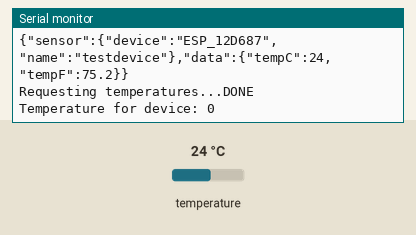
Bench run of a sketch on a simulated ESP8266 (NodeMCU). Shown: the last lines printed to the serial monitor. Inputs (shaded band) come from the test bench; at power-on: temperature 24 °C. WiFi joins after 1.5 s; servers stay silent unless stated; storage starts empty.

Above: at 2.8 s.
2.9 s: temperature set to 12 °C
At 3.05 s:
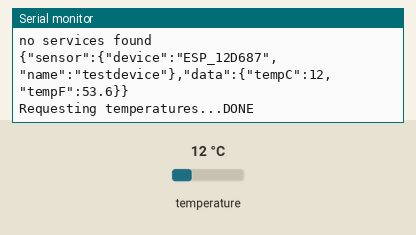
5.9 s: temperature set to 19 °C
At 5.98 s:
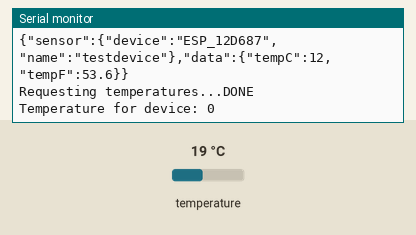
Timing chart, 0 to 8.9 s (numbered marks = the images above; inputs shaded):
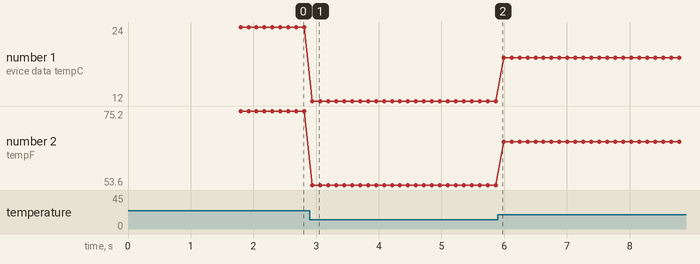

The sketch:

senso_huzzah_ds18b20.ino
```cpp
/*
  ESP8266 sensor post server

  This is an example of announcing and finding services.

  Instructions:
  - Update WiFi SSID and password as necessary.
  - Flash the sketch to ESP8266 boards
  - Used in conjuction with the sensorelay sofware at https://github.com/charles-d-burton/sensorelay will post data to the relay
 */

#include <ESP8266WiFi.h>
#include <ESP8266mDNS.h>
#include <ESP8266HTTPClient.h>
#include <OneWire.h>
#include <DallasTemperature.h>
#include <ArduinoJson.h>
#include <ESP8266TrueRandom.h>
#include "FS.h"

// Data wire is plugged into port 2 on the Arduino
#define ONE_WIRE_BUS 4
#define TEMPERATURE_PRECISION 9 // Lower resolution

// Setup a oneWire instance to communicate with any OneWire devices (not just Maxim/Dallas temperature ICs)
OneWire oneWire(ONE_WIRE_BUS);

// Pass our oneWire reference to Dallas Temperature.
DallasTemperature sensors(&oneWire);

int numberOfDevices; // Number of temperature devices found

DeviceAddress tempDeviceAddress; // We'll use this variable to store a found device address

const char* ssid     = "Ilikechicken";
const char* password = "******";
char hostString[16] = {0};
byte uuidNumber[16];

void setup() {
  Serial.begin(115200);
  delay(100);
  Serial.println("\r\nsetup()");
  getUUID();

  sprintf(hostString, "ESP_%06X", ESP.getChipId());
  Serial.print("Hostname: ");
  Serial.println(hostString);
  WiFi.hostname(hostString);

  WiFi.begin(ssid, password);
  while (WiFi.status() != WL_CONNECTED) {
    delay(250);
    Serial.print(".");
  }
  Serial.println("");
  Serial.print("Connected to ");
  Serial.println(ssid);
  Serial.print("IP address: ");
  Serial.println(WiFi.localIP());
  discoverRelay();
  setupSensors();
}

void discoverRelay() {
  if (!MDNS.begin(hostString)) {
    Serial.println("Error setting up MDNS responder!");
  }

  Serial.println("Sending mDNS query");
  int n = MDNS.queryService("sensorelay", "tcp"); // Send out query for esp tcp services
  Serial.println("mDNS query done");
  if (n == 0) {
    Serial.println("no services found");
  }
  else {
    Serial.print(n);
    Serial.println(" service(s) found");
    for (int i = 0; i < n; ++i) {
      // Print details for each service found
      Serial.print(i + 1);
      Serial.print(": ");
      Serial.print(MDNS.hostname(i));
      Serial.print(" (");
      Serial.print(MDNS.IP(i));
      Serial.print(":");
      Serial.print(MDNS.port(i));
      Serial.println(")");
    }
  }
  Serial.println();
}

void setupSensors() {
  // Start up the library
  sensors.begin();

  // Grab a count of devices on the wire
  numberOfDevices = sensors.getDeviceCount();

  // locate devices on the bus
  Serial.print("Locating devices...");

  Serial.print("Found ");
  Serial.print(numberOfDevices, DEC);
  Serial.println(" devices.");

  // report parasite power requirements
  Serial.print("Parasite power is: ");
  if (sensors.isParasitePowerMode()) Serial.println("ON");
  else Serial.println("OFF");

  // Loop through each device, print out address
  for(int i=0;i<numberOfDevices; i++)
  {
    // Search the wire for address
    if(sensors.getAddress(tempDeviceAddress, i))
  {
    Serial.print("Found device ");
    Serial.print(i, DEC);
    Serial.print(" with address: ");
    printAddress(tempDeviceAddress);
    Serial.println();

    Serial.print("Setting resolution to ");
    Serial.println(TEMPERATURE_PRECISION, DEC);

    // set the resolution to TEMPERATURE_PRECISION bit (Each Dallas/Maxim device is capable of several different resolutions)
    sensors.setResolution(tempDeviceAddress, TEMPERATURE_PRECISION);

     Serial.print("Resolution actually set to: ");
    Serial.print(sensors.getResolution(tempDeviceAddress), DEC);
    Serial.println();
  }else{
    Serial.print("Found ghost device at ");
    Serial.print(i, DEC);
    Serial.print(" but could not detect address. Check power and cabling");
  }
  }
}

void loop() {
  // call sensors.requestTemperatures() to issue a global temperature
  // request to all devices on the bus
  Serial.print("Requesting temperatures...");
  sensors.requestTemperatures(); // Send the command to get temperatures
  Serial.println("DONE");


  // Loop through each device, print out temperature data
  for(int i=0;i<numberOfDevices; i++)
  {
    // Search the wire for address
    if(sensors.getAddress(tempDeviceAddress, i))
  {
    // Output the device ID
    Serial.print("Temperature for device: ");
    Serial.println(i,DEC);

    // It responds almost immediately. Let's print out the data
    printTemperature(tempDeviceAddress); // Use a simple function to print out the data
  }
  //else ghost device! Check your power requirements and cabling

  }
  //delay(1000);

}

// function to print the temperature for a device
void printTemperature(DeviceAddress deviceAddress)
{
  float tempC = sensors.getTempC(deviceAddress);
  StaticJsonBuffer<256> jsonBuffer;
  JsonObject& root = jsonBuffer.createObject();
  JsonObject& sensor = root.createNestedObject("sensor");
  sensor["device"] = hostString;
  sensor["name"] = "testdevice";
  JsonObject& data = root.createNestedObject("data");
  data["tempC"] = tempC;
  data["tempF"] = DallasTemperature::toFahrenheit(tempC);
  char buffer[256];
  root.printTo(buffer, sizeof(buffer));
  updateRelay(buffer);
  root.printTo(Serial);
  Serial.println();

}

void updateRelay(char* message) {
  int n = MDNS.queryService("sensorelay", "tcp"); // Send out query for esp tcp services
  if (n == 0) {
    Serial.println("no services found");
  }
  else {
    Serial.print(n);
    Serial.println(" service(s) found");
    for (int i = 0; i < n; ++i) {
      String url = "http://";
      url.concat(MDNS.IP(i).toString());
      url.concat(":");
      String port = String(MDNS.port(i));
      url.concat(port);
      url.concat("/reading");
      HTTPClient http;
      http.begin(url);
      http.addHeader("Content-Type", "text/json");
      int httpCode = http.POST(message);
      String response = http.getString();
      Serial.print("Response code: ");
      Serial.println(httpCode);
      Serial.print("Response body: ");
      Serial.println(response);
      http.end();
    }
  }
}

void getUUID() {
  // Generate a new UUID
  // open the file in write mode
  Serial.println("Opening filsystem");
  //SPIFFS.format();
  bool fsopen = SPIFFS.begin();

  if (fsopen) {
    bool exists = SPIFFS.exists("/uuid.txt");
    File f = SPIFFS.open("/uuid.txt", "w");
    if (!exists) {
      ESP8266TrueRandom.uuid(uuidNumber);
      String uuidStr = ESP8266TrueRandom.uuidToString(uuidNumber);
      Serial.println("Setting UUID to: " + uuidStr);
      f.println(uuidStr);
      f.flush();
    } else {
      Serial.println("File Found!");
      //while(f.available()) {
        String line = f.readString();
        Serial.println("Found UUID!");
        Serial.println(line);
        line.getBytes(uuidNumber,16);
      //}
    }
    f.close();
  } else {
    Serial.println("Unable to open filesystem");
  }


}

// function to print a device address
void printAddress(DeviceAddress deviceAddress)
{
  for (uint8_t i = 0; i < 8; i++)
  {
    if (deviceAddress[i] < 16) Serial.print("0");
    Serial.print(deviceAddress[i], HEX);
  }
}
```

Measured:
- after the input at 2.9 s, the serial monitor: prints a new line at once (image 1)
- plotted number 1: 12 → 19 after the input at 5.9 s
- plotted number 2: 75.2 → 53.6 after the input at 2.9 s, 53.6 → 66.2 after the input at 5.9 s
